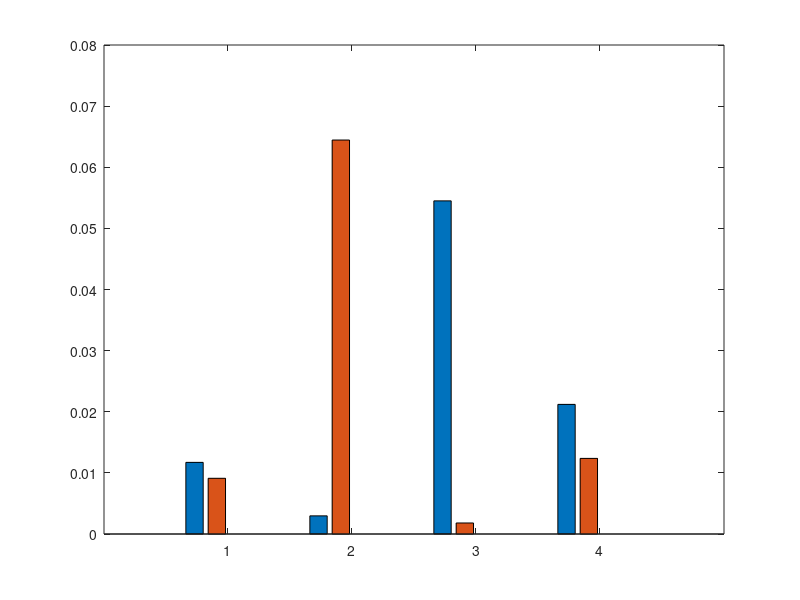

Write MATLAB code to recreate this figure. (Note: this script raises an error after producing the figure.)
clear; close all; clc
textSize = 16;

ep = [1 2 3 4];
% MI DCT DP ISm
% SI DCT DP ISm
% MO DCT DP ISm
% SO DCT DP ISm
% compBMR = [1-0.9846540178571429 1-0.9908854166666666 1-0.9997558594 1-0.9995605469;
%     1-0.9935825892857143 1-0.935546875 1-0.9998604911 1-0.9979870855;
%     1-0.9239211309523809 1-0.9981971153846154 1-0.9994303385 0;
%     1-0.9725632440476191 1-0.9876302083333334 1-0.9996744792 0];
% compBMR = [1-0.9846540178571429 1-0.9908854166666666 0;
%     1-0.9935825892857143 1-0.935546875 0;
%     1-0.9239211309523809 1-0.9981971153846154 0;
%     1-0.9725632440476191 1-0.9876302083333334 0];
% SKYGlow.c
compBMR = [1-0.98828125 1-0.9908854166666666 0 0;
    1-0.9970304528 1-0.935546875 0 0;
    1-0.9454985119 1-0.9981971153846154 0 0;
    1-0.9787946429 1-0.9876302083333334 0 0];

figure(11)
bar(ep, compBMR, 'grouped')
hold on
ax = gca;
ax.YAxis.FontSize = 14;
ax.XAxis.FontSize = 14;
ax.YAxis.FontWeight = 'bold';
ax.XAxis.FontWeight = 'bold';
ax.LineWidth = 1;
row1 = {'Mobile' 'Stationary' 'Mobile' 'Stationary'};
row2 = {'Indoor' 'Indoor' 'Outdoor' 'Outdoor'};
labelArray = [row1; row2]; 
tickLabels = strtrim(sprintf('%s\\newline%s \n', labelArray{:}));
ax.XTickLabel = tickLabels; 

ylim([0 0.155])
legend('DCT-Quantization', 'DP-SKG', 'SIM-SKG', 'SIM-SKGr', 'FontSize', textSize, 'FontWeight','bold', 'Location','northeast')
ylabel('BMR', 'FontSize',15, 'FontWeight','bold')
grid on
% for i=1:length(compBMR)
%     text(ep(i)-0.3,compBMR(i,1),num2str(compBMR(i,1), '%.2g'), 'FontSize',12, 'FontWeight','bold', 'HorizontalAlignment', 'center', 'VerticalAlignment', 'bottom')
%     text(ep(i)-0.1,compBMR(i,2),num2str(compBMR(i,2), '%.2g'), 'FontSize',12, 'FontWeight','bold', 'HorizontalAlignment', 'center', 'VerticalAlignment', 'bottom')
%     text(ep(i)+0.1,compBMR(i,3),strcat(num2str(compBMR(i,3), '%.3g')), 'FontSize',12, 'FontWeight','bold', 'HorizontalAlignment', 'center', 'VerticalAlignment', 'bottom')
%     text(ep(i)+0.3,compBMR(i,4),strcat(num2str(compBMR(i,4), '%.3g')), 'FontSize',12, 'FontWeight','bold', 'HorizontalAlignment', 'center', 'VerticalAlignment', 'bottom')
% end

% 创建 text
text('VerticalAlignment','bottom',...
    'HorizontalAlignment','center',...
    'FontWeight','bold',...
    'FontSize',12,...
    'String','0.012',...
    'Position',[0.718349392542941 0.0154536897590362 1.4210854715202e-14]);

% 创建 text
text('VerticalAlignment','bottom',...
    'HorizontalAlignment','center',...
    'FontWeight','bold',...
    'FontSize',12,...
    'String','0.0091',...
    'Position',[1.03762044407206 0.00911458333333337 1.4210854715202e-14]);

% 创建 text
text('VerticalAlignment','bottom',...
    'HorizontalAlignment','center',...
    'FontWeight','bold',...
    'FontSize',12,...
    'String','0',...
    'Position',[1.1 0 0]);

% 创建 text
text('VerticalAlignment','bottom',...
    'HorizontalAlignment','center',...
    'FontWeight','bold',...
    'FontSize',12,...
    'String','0',...
    'Position',[1.3 0 0]);

% 创建 text
text('VerticalAlignment','bottom',...
    'HorizontalAlignment','center',...
    'FontWeight','bold',...
    'FontSize',12,...
    'String','0.003',...
    'Position',[1.61742773355677 0.00296954719999998 1.4210854715202e-14]);

% 创建 text
text('VerticalAlignment','bottom',...
    'HorizontalAlignment','center',...
    'FontWeight','bold',...
    'FontSize',12,...
    'String','0.064',...
    'Position',[1.9 0.064453125 0]);

% 创建 text
text('VerticalAlignment','bottom',...
    'HorizontalAlignment','center',...
    'FontWeight','bold',...
    'FontSize',12,...
    'String','0',...
    'Position',[2.1 0 0]);

% 创建 text
text('VerticalAlignment','bottom',...
    'HorizontalAlignment','center',...
    'FontWeight','bold',...
    'FontSize',12,...
    'String','0',...
    'Position',[2.3 0 0]);

% 创建 text
text('VerticalAlignment','bottom',...
    'HorizontalAlignment','center',...
    'FontWeight','bold',...
    'FontSize',12,...
    'String','0.055',...
    'Position',[2.7 0.0545014881 0]);

% 创建 text
text('VerticalAlignment','bottom',...
    'HorizontalAlignment','center',...
    'FontWeight','bold',...
    'FontSize',12,...
    'String','0.0018',...
    'Position',[3.04679514034353 0.00600469184430025 1.4210854715202e-14]);

% 创建 text
text('VerticalAlignment','bottom',...
    'HorizontalAlignment','center',...
    'FontWeight','bold',...
    'FontSize',12,...
    'String','0',...
    'Position',[3.1 0 0]);

% 创建 text
text('VerticalAlignment','bottom',...
    'HorizontalAlignment','center',...
    'FontWeight','bold',...
    'FontSize',12,...
    'String','0',...
    'Position',[3.3 0 0]);

% 创建 text
text('VerticalAlignment','bottom',...
    'HorizontalAlignment','center',...
    'FontWeight','bold',...
    'FontSize',12,...
    'String','0.021',...
    'Position',[3.7 0.0212053571 0]);

% 创建 text
text('VerticalAlignment','bottom',...
    'HorizontalAlignment','center',...
    'FontWeight','bold',...
    'FontSize',12,...
    'String','0.012',...
    'Position',[4.01009635525765 0.0123697916666666 1.4210854715202e-14]);

% 创建 text
text('VerticalAlignment','bottom',...
    'HorizontalAlignment','center',...
    'FontWeight','bold',...
    'FontSize',12,...
    'String','0',...
    'Position',[4.1 0 0]);

% 创建 text
text('VerticalAlignment','bottom',...
    'HorizontalAlignment','center',...
    'FontWeight','bold',...
    'FontSize',12,...
    'String','0',...
    'Position',[4.3 0 0]);

print('compvsquantBMR','-depsc')

% compBGR = [0.9 0.93 0.88 0.89; 
%     0.857 0.857 0.857 0.857; 
%     1.4 1.4 1.4 1.4; 
%     4.2 4.2 4.2 4.2];
% compBGR = [0.90 1.0455 1.143;
%     0.94 1.0676 1.143;
%     0.87 0.9093 1.143;
%     0.91 1.0822 1.143
%     ];
% SKYGlow.c
compBGR = [0.912 1.0455 1.143 2;
    0.996 1.0676 1.143 2;
    0.753 0.9093 1.143 2;
    0.938 1.0822 1.143 2
    ];

figure(1111)
bar(ep, compBGR, 'grouped')
hold on
ax = gca;
ax.YAxis.FontSize = 14;
ax.XAxis.FontSize = 14;
ax.YAxis.FontWeight = 'bold';
ax.XAxis.FontWeight = 'bold';
ax.LineWidth = 1;
row1 = {'Mobile' 'Stationary' 'Mobile' 'Stationary'};
row2 = {'Indoor' 'Indoor' 'Outdoor' 'Outdoor'};
labelArray = [row1; row2]; 
tickLabels = strtrim(sprintf('%s\\newline%s \n', labelArray{:}));
ax.XTickLabel = tickLabels; 

ylim([0 4])
legend('DCT-Quantization', 'DP-SKG', 'SIM-SKG', 'SIM-SKGr', 'FontSize', textSize, 'FontWeight','bold', 'Location','northeast')
ylabel('BGR (bit per sample)', 'FontSize',15, 'FontWeight','bold')
grid on
for i=1:length(compBGR)
    text(ep(i)-0.3,compBGR(i,1),strcat(num2str(compBGR(i,1), '%.2g')), 'FontSize',12, 'FontWeight','bold', 'HorizontalAlignment', 'center', 'VerticalAlignment', 'bottom')
    text(ep(i)-0.15,0.025+compBGR(i,2),strcat(num2str(compBGR(i,2), '%.2g')), 'FontSize',12, 'FontWeight','bold', 'HorizontalAlignment', 'center', 'VerticalAlignment', 'bottom')
    text(ep(i)+0.05,0.05+compBGR(i,3),strcat(num2str(compBGR(i,3), '%.3g')), 'FontSize',12, 'FontWeight','bold', 'HorizontalAlignment', 'center', 'VerticalAlignment', 'bottom')
    text(ep(i)+0.275,compBGR(i,4),strcat(num2str(compBGR(i,4), '%.3g')), 'FontSize',12, 'FontWeight','bold', 'HorizontalAlignment', 'center', 'VerticalAlignment', 'bottom')
end

print('compvsquantBGR','-depsc')
